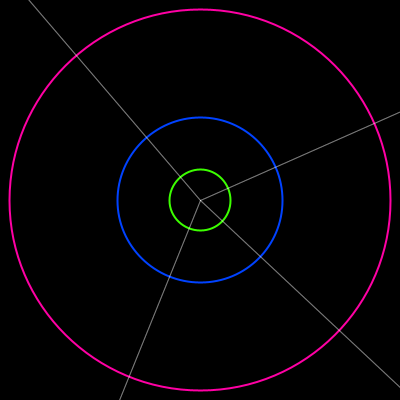
Frame 1 (no input)
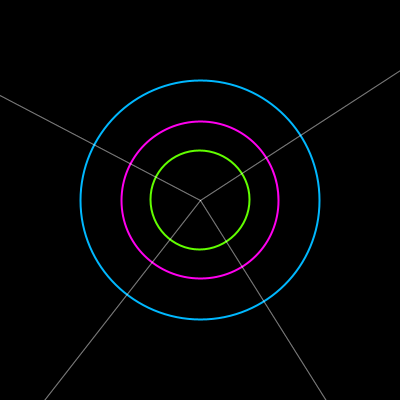
Frame 60 (the mouse pressed at the canvas centre just before this capture)
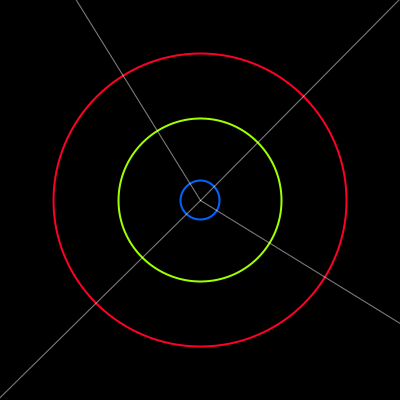
Frame 120 (the mouse held since frame 60 and released just before this capture)

The Processing sketch that drew these frames (run headless with seeded random() and noise(); from frame 60 on, the mouse is pressed at the canvas centre):

// Processing sketch: processing_133677
// ── processing_133677.pde

void setup(){
  size(400,400);
  smooth();
  background(0);
}
void draw(){
  float r=random(255);
  float s=random(255);
  float t=random(400);
  float u=random(255);
  float v=random(400);
  for(int i=0; i<400; i=i+10){
      background(0);
    strokeWeight(2);
    stroke(255,0,r);
    noFill();
    ellipse(200,200,t,t);
      stroke(0,s,255);
      ellipse(200,200,r,r);
      stroke(u,255,0);
      ellipse(200,200,u,u);
    }
for(int j=0; j<40; j=j+5){
  strokeWeight(1);
stroke(255,255,255,20);
line(200,200,t+400,v+400);
line(200,200, t+400, v-400);
line(200,200, t-400, v-400);
line(200,200, t-400, v+400);
}
  }
